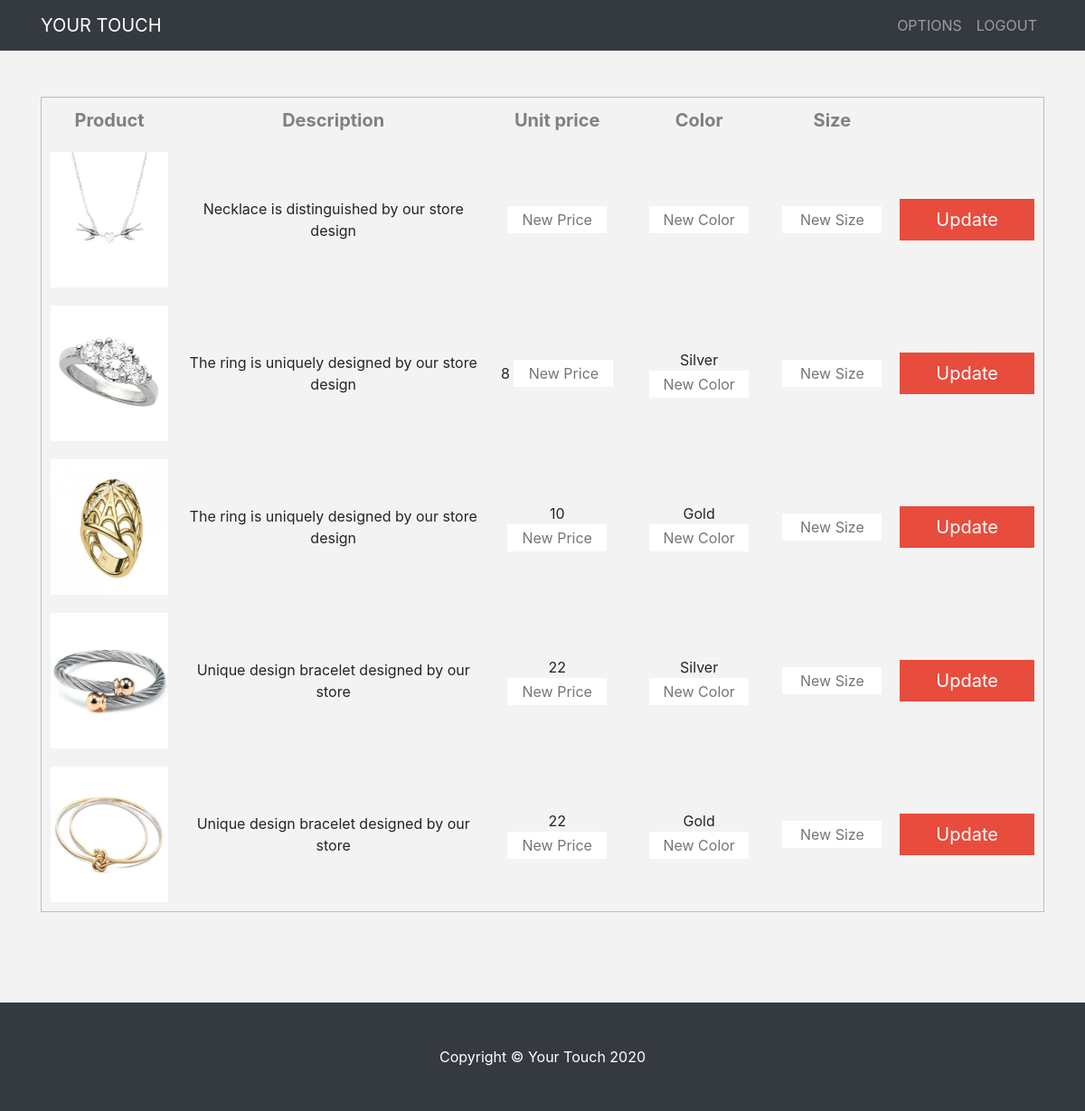
Screenshot of /update.php (signed in) with the database file from the repository.
### tables this page shows
CREATE TABLE `product` (
  `id` int(11) NOT NULL,
  `price` text NOT NULL,
  `color` text NOT NULL,
  `size` text NOT NULL,
  `image` text NOT NULL,
  `productdescription` text NOT NULL,
  `catid` int(11) NOT NULL,
  `selid` int(11) NOT NULL,
  `storeid` int(11) NOT NULL,
  `Name` text NOT NULL
);

### update.php (the view, shortened to what this page needs)
<?php
$idusers=$_SESSION["iduser"];
include 'connect.php';
$sql="SELECT * FROM product WHERE storeid=$idusers";
$result=$conn->query($sql);
if($result->num_rows>0){
	$product="<table style='width:100%; text-align:center'><thead>
	<tr>
	<th>Product</th>
    <th> Description </th>
	<th> Unit price </th>
	<th> Color </th>
	<th> Size </th>
	<th>    </th>
	</tr></thead>";
while($row=$result->fetch_assoc()){
		$product=$product."
		         <form action='update.php' method='post'><tr>
                 <td> <img src=".$row["image"]." style='height:150px; width:130px' alt=''></td>
				 <td> ".$row["productdescription"]."</td>
				 <td> ".$row["price"]."	<input type='text'  name='price' placeholder= 'New Price' style='width:110px; height:30px;'></td>
				 <td> ".$row["color"]."<input type='text'  name='color' placeholder= 'New Color' style='width:110px; height:30px;'></td>
				 <td>".$row["size"]."<input type='text' name='size' placeholder= 'New Size' style='width:110px; height:30px;'></td>
				 <td><input type='text' value='".$row["id"]."' name='id' hidden>
				 <input type='submit' value='Update' style='background:#e84c3d; border:none; color:#fff; padding:8px 40px; cursor:pointer; font-size:20px; margin:30px 0px;'></td>
                  </tr></form>";
	}
	$product=$product."</table>";
}
else{
	echo "error";
}
?>
<!DOCTYPE html>
<html lang="en">
<head>
  <link href="vendor/bootstrap/css/bootstrap.min.css" rel="stylesheet">
  <link href="css/shop-homepage.css" rel="stylesheet">
<html>
<body>
  <nav class="navbar navbar-expand-lg navbar-dark bg-dark fixed-top">
    <div class="container">
      <a class="navbar-brand" href="index.php">YOUR TOUCH</a>
      <div class="collapse navbar-collapse" id="navbarResponsive">
        <ul class="navbar-nav ml-auto">
          <li class="nav-item">
            <a class="nav-link" href="checkuser.php">OPTIONS</a>
          </li>
		      <li class="nav-item">
              <a class="nav-link" href="logoutstore.php"><i class="fas fa-sign-out-alt"></i>LOGOUT</a>
         </li>
        </ul>
      </div>
    </div>
  </nav>
  <div class="container">
     <?php
   echo $product;
   ?>
  </div>
  <footer class="py-5 bg-dark">
    <div class="container">
      <p class="m-0 text-center text-white">Copyright &copy; Your Touch 2020</p>
    </div>
  </footer>
</body>
</html>

### css/shop-homepage.css (style rules this page uses)
body { padding-top: 54px; }
@media (min-width: 992px) { body { padding-top: 56px; } }

### update.php (style rules this page uses)
body { background-color:#f3f3f3; margin-top: 51px }
footer { margin-top: 100px }
table { border: 1px solid #bdbdbd ; }
th { color: gray; font-size: 20px }
td,th { padding: 10px; }
input[type="text"] { border:none; text-align: center; }

### rows the page displays
product: image (picture), productdescription "Necklace is distinguished by our store design"
product: image (picture), productdescription "The ring is uniquely designed by our store design", price "8", color "Silver"
product: image (picture), productdescription "The ring is uniquely designed by our store design", price "10", color "Gold"
product: image (picture), productdescription "Unique design bracelet designed by our store", price "22", color "Silver"
product: image (picture), productdescription "Unique design bracelet designed by our store", price "22", color "Gold"
